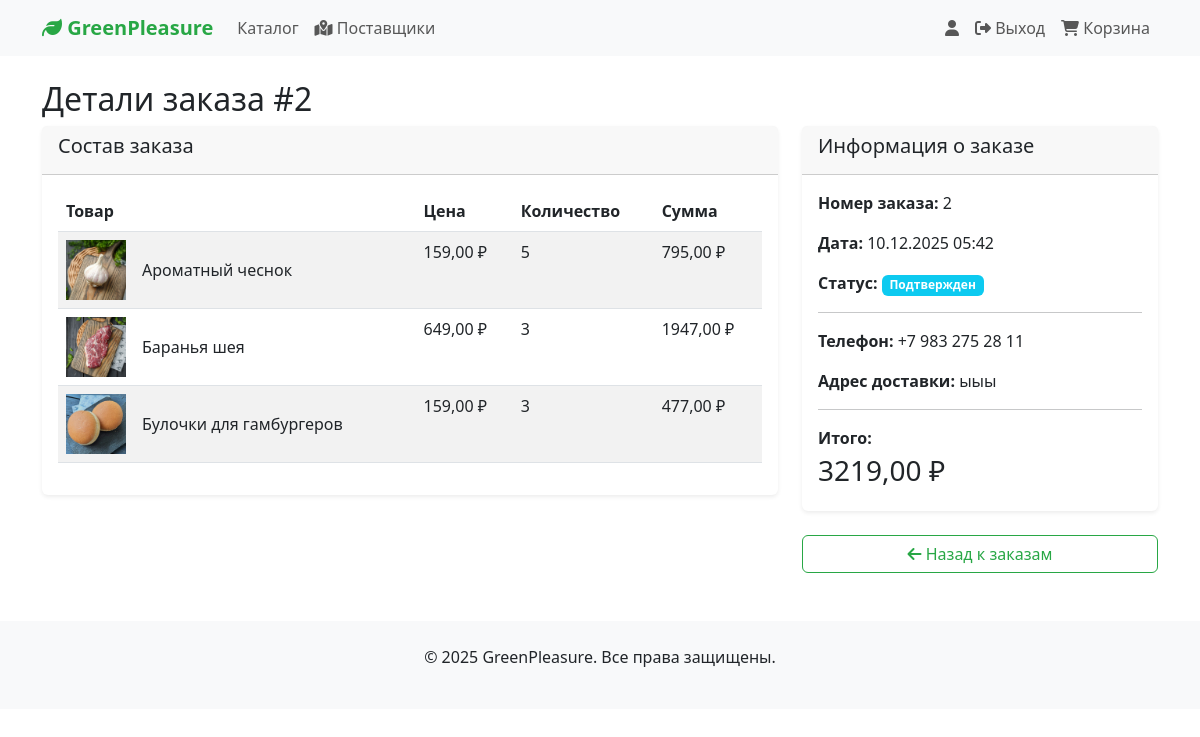
The app's page /orders/orders/2/ (signed in) with its own data.
### orders/models.py (models this page shows, shortened)
class Order(models.Model):
    STATUS_CHOICES = (
        ('new', 'Новый'),
        ('confirmed', 'Подтвержден'),
        ('completed', 'Выполнен'),
    )
    user = models.ForeignKey(User, on_delete=models.CASCADE, verbose_name="Пользователь")
    phone = models.CharField(max_length=20, verbose_name="Телефон")
    address = models.TextField(verbose_name="Адрес")
    created_at = models.DateTimeField(auto_now_add=True, verbose_name="Дата создания")
    status = models.CharField(max_length=20, choices=STATUS_CHOICES, default='new', verbose_name="Статус")
    class Meta:
        verbose_name = "Заказ"
        verbose_name_plural = "Заказы"
        ordering = ['-created_at']
    def total_price(self):
        return sum(item.price_at_order * item.quantity for item in self.items.all())

class OrderItem(models.Model):
    order = models.ForeignKey(Order, related_name='items', on_delete=models.CASCADE, verbose_name="Заказ")
    product = models.ForeignKey(Product, on_delete=models.CASCADE, verbose_name="Товар")
    quantity = models.PositiveIntegerField(default=1, verbose_name="Количество")
    price_at_order = models.DecimalField(max_digits=10, decimal_places=2, verbose_name="Цена на момент заказа")
    class Meta:
        verbose_name = "Элемент заказа"
        verbose_name_plural = "Элементы заказа"
    def total_price(self):
        return self.price_at_order * self.quantity

### products/models.py (models this page shows, shortened)
class Product(models.Model):
    category = models.ForeignKey(Category, on_delete=models.CASCADE, verbose_name="Категория")
    supplier = models.ForeignKey('Supplier', on_delete=models.SET_NULL, null=True, blank=True, verbose_name="Поставщик", related_name='products')
    name = models.CharField(max_length=200, verbose_name="Название")
    slug = models.SlugField(max_length=200, unique=True, verbose_name="URL")
    image = models.ImageField(upload_to='products/', blank=True, null=True, verbose_name="Изображение")
    description = models.TextField(verbose_name="Описание")
    price = models.DecimalField(max_digits=10, decimal_places=2, verbose_name="Цена")
    weight = models.CharField(max_length=50, verbose_name="Вес")
    calories = models.CharField(max_length=50, verbose_name="Калории")
    protein = models.CharField(max_length=50, verbose_name="Белки")
    fat = models.CharField(max_length=50, verbose_name="Жиры")
    carbs = models.CharField(max_length=50, verbose_name="Углеводы")
    in_stock = models.BooleanField(default=True, verbose_name="В наличии")
    class Meta:
        verbose_name = "Товар"
        verbose_name_plural = "Товары"
        ordering = ['name']

### orders/views.py (the view)
# urls.py: path('orders/<int:pk>/', OrderDetailView.as_view(), name='order_detail'),
class OrderDetailView(LoginRequiredMixinWithMessage, DetailView):
    model = Order
    template_name = 'orders/order_detail.html'
    context_object_name = 'order'
    def get_object(self):
        return get_object_or_404(Order, id=self.kwargs['pk'], user=self.request.user)

### orders/context_processors.py (called while the page is built)
def cart_context_processor(request):
    cart = request.session.get('cart', {})
    cart_count = sum(item['quantity'] for item in cart.values())
    cart_total = sum(float(item['price']) * item['quantity'] for item in cart.values())
    return {
        'cart_count': cart_count,
        'cart_total': cart_total
    }

### orders/mixins.py (called while the page is built)
    def dispatch(self, request, *args, **kwargs):
        if not request.user.is_authenticated:
            messages.info(request, "Для оформления заказа войдите в систему")
            return self.handle_no_permission()
        return super().dispatch(request, *args, **kwargs)

### products/templates/orders/order_detail.html (shortened to what this page needs)
{% extends 'base.html' %}
{% block content %}
<div class="row">
    <div class="col-12">
        <h2>Детали заказа #{{ order.id }}</h2>
    </div>
</div>
<div class="row">
    <div class="col-md-8">
        <div class="card mb-4">
            <div class="card-header">
                <h5>Состав заказа</h5>
            </div>
            <div class="card-body">
                <div class="table-responsive">
                    <table class="table table-striped">
                        <thead>
                            <tr>
                                <th>Товар</th>
                                <th>Цена</th>
                                <th>Количество</th>
                                <th>Сумма</th>
                            </tr>
                        </thead>
                        <tbody>
                            {% for item in order.items.all %}
                                <tr>
                                    <td>
                                        <div class="d-flex align-items-center">
                                            {% if item.product.image %}
                                                <img src="{{ item.product.image.url }}" alt="{{ item.product.name }}" class="me-3" style="width: 60px; height: 60px; object-fit: cover;">
                                            {% else %}
                                                <div class="bg-light d-flex align-items-center justify-content-center me-3" style="width: 60px; height: 60px;">
                                                    <i class="fas fa-image text-muted"></i>
                                                </div>
                                            {% endif %}
                                            <div>
                                                <h6 class="mb-0">{{ item.product.name }}</h6>
                                            </div>
                                        </div>
                                    </td>
                                    <td>{{ item.price_at_order }} ₽</td>
                                    <td>{{ item.quantity }}</td>
                                    <td>{{ item.total_price }} ₽</td>
                                </tr>
                            {% endfor %}
                        </tbody>
                    </table>
                </div>
            </div>
        </div>
    </div>
    <div class="col-md-4">
        <div class="card mb-4">
            <div class="card-header">
                <h5>Информация о заказе</h5>
            </div>
            <div class="card-body">
                <p><strong>Номер заказа:</strong> {{ order.id }}</p>
                <p><strong>Дата:</strong> {{ order.created_at|date:"d.m.Y H:i" }}</p>
                <p><strong>Статус:</strong>
                    {% if order.status == 'new' %}
                        <span class="badge bg-warning">Новый</span>
                    {% elif order.status == 'confirmed' %}
                        <span class="badge bg-info">Подтвержден</span>
                    {% elif order.status == 'completed' %}
                        <span class="badge bg-success">Выполнен</span>
                    {% endif %}
                </p>
                <hr>
                <p><strong>Телефон:</strong> {{ order.phone }}</p>
                <p><strong>Адрес доставки:</strong> {{ order.address }}</p>
                <hr>
                <p class="mb-1"><strong>Итого:</strong></p>
                <h3>{{ order.total_price }} ₽</h3>
            </div>
        </div>
        <div class="d-grid gap-2">
            <a href="{% url 'orders:order_list' %}" class="btn btn-outline-primary">
                <i class="fas fa-arrow-left"></i> Назад к заказам
            </a>
        </div>
    </div>
</div>
{% endblock %}

### products/static/css/style.css (style rules this page uses)
.card { transition: transform 0.2s ease-in-out, box-shadow 0.2s ease-in-out; border: none; box-shadow: 0 0.125rem 0.25rem rgba(0, 0, 0, 0.075); }
.btn-outline-primary { color: #28a745; border-color: #28a745; }

### records on screen
Order: id "2", created_at "10.12.2025 05:42", phone "+7 983 275 28 11", address "ыыы", total_price "3219,00"
OrderItem: product.image (picture), product.name "Ароматный чеснок", price_at_order "159,00", quantity "5", total_price "795,00"
OrderItem: product.image (picture), product.name "Баранья шея", price_at_order "649,00", quantity "3", total_price "1947,00"
OrderItem: product.image (picture), product.name "Булочки для гамбургеров", price_at_order "159,00", quantity "3", total_price "477,00"
